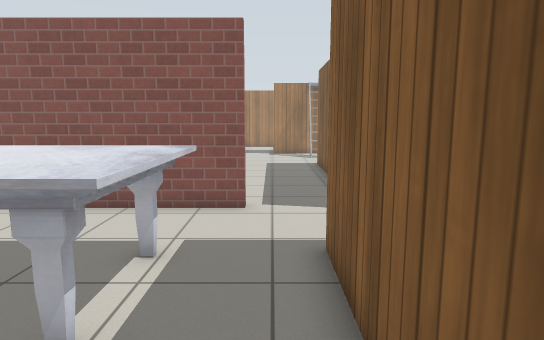
View 1 (above)

24 first-person views from a walk through a Gazebo world. The camera is 1.2 m above the floor, tilts 8° down and sees 75° across. The floor is counted in squares, 0.5 m on a side. Each view is taken from the middle of a square. On the plan, view 1 faces up. The plan holds only what a view shows up to about 20 squares ahead; the rest is blank. Simple patterns stand in for the simulator's built-in surfaces.

View 2
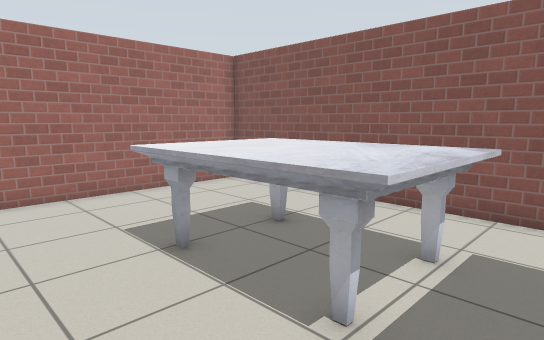

View 3
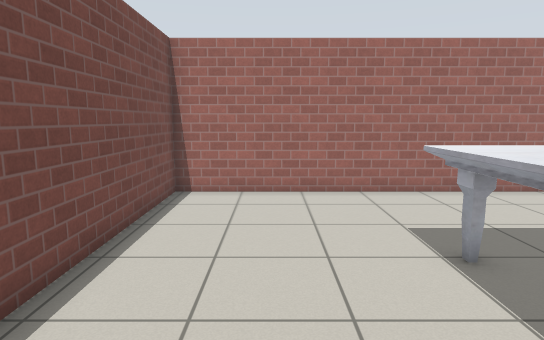

View 4
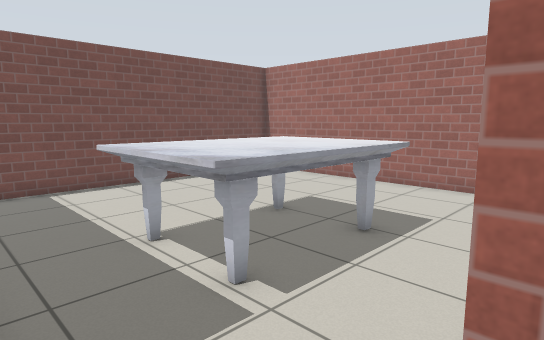

View 5
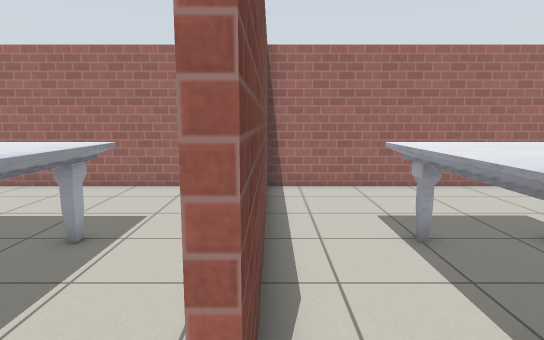

View 6
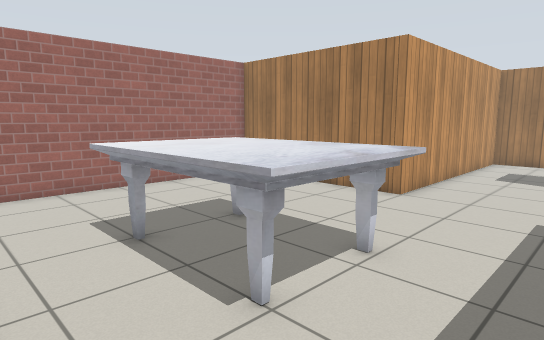

View 7
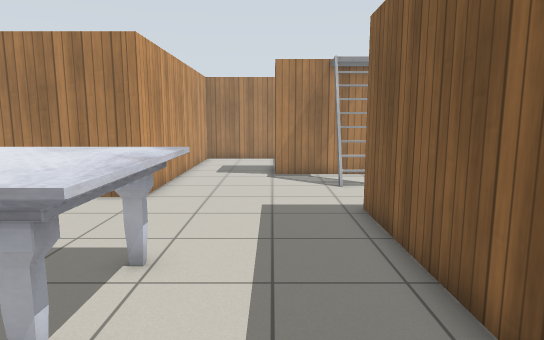

View 8
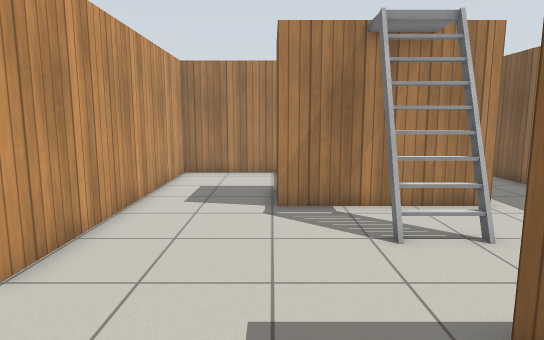

View 9
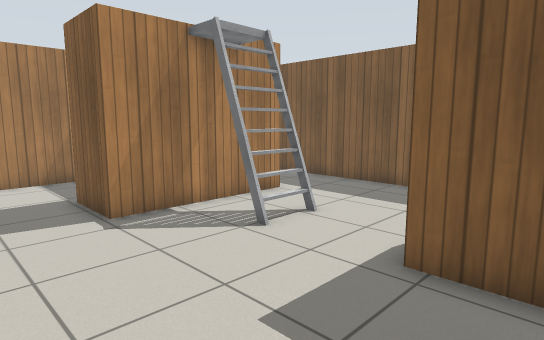

View 10
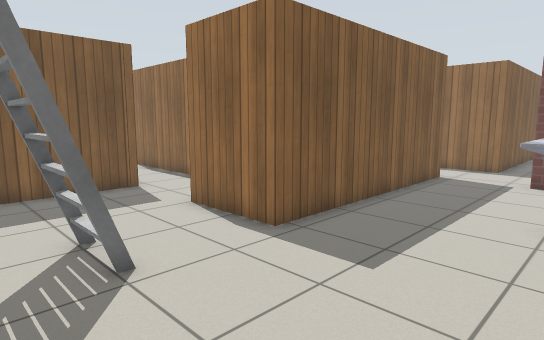

View 11
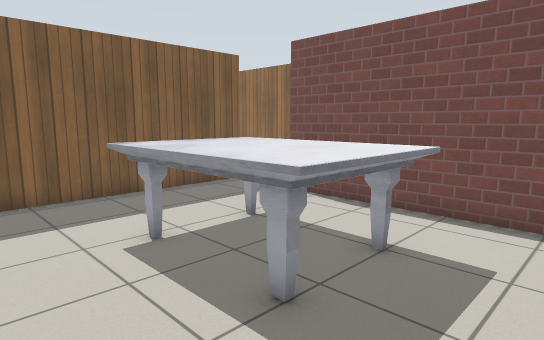

View 12
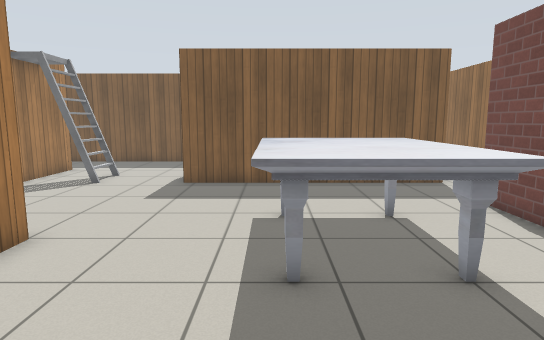

View 13
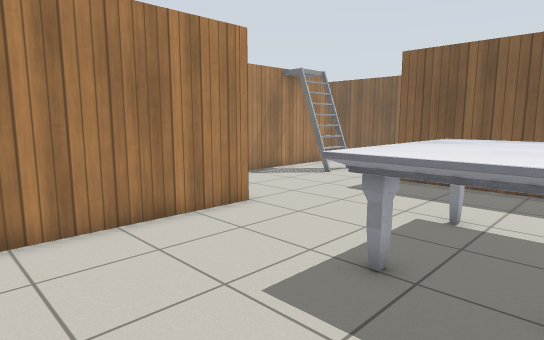

View 14
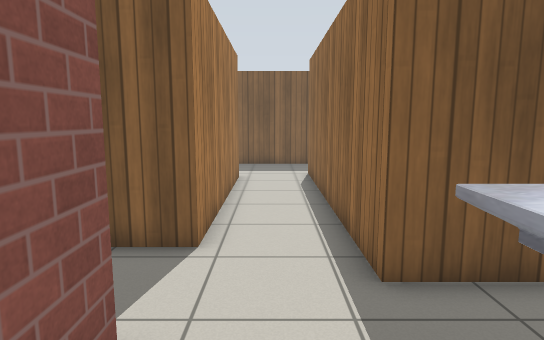

View 15
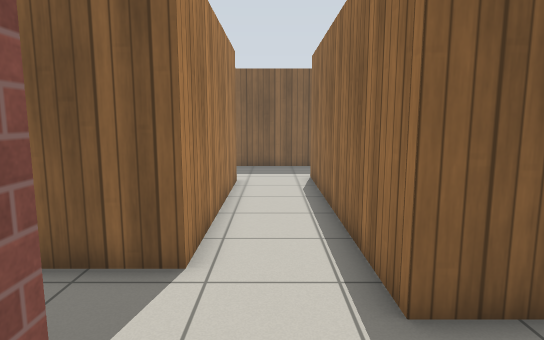

View 16
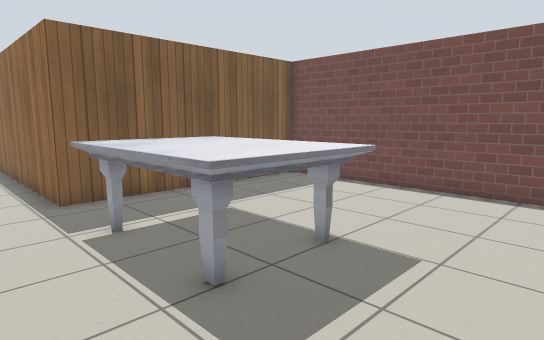

View 17
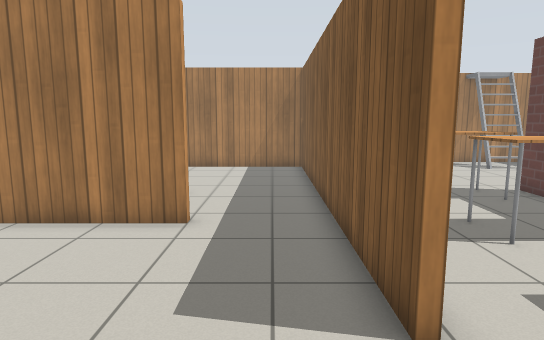

View 18
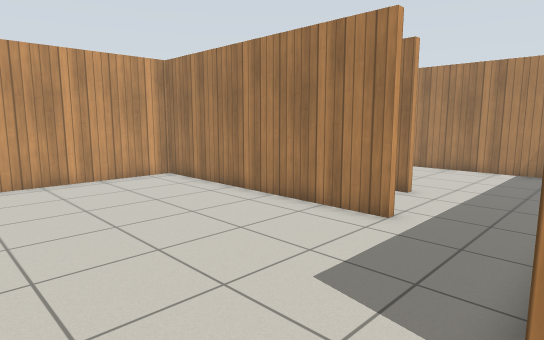

View 19
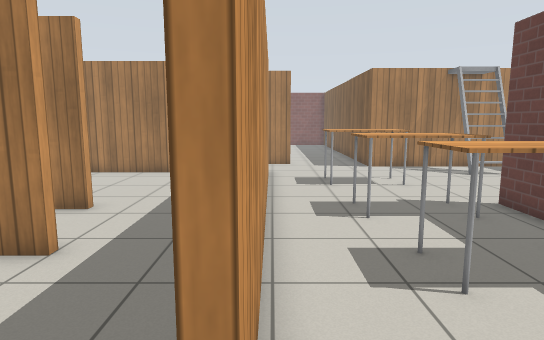

View 20
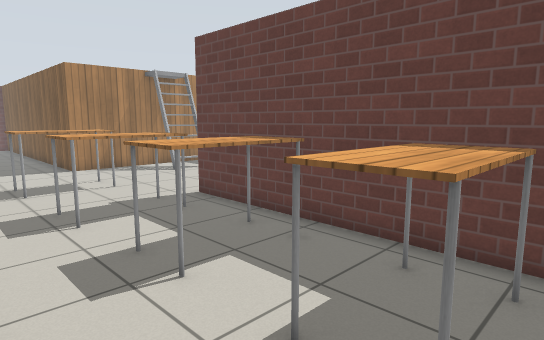

View 21
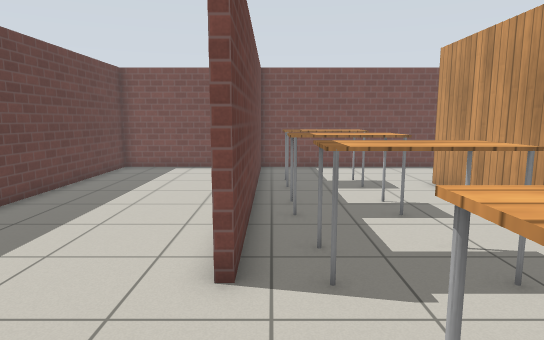

View 22
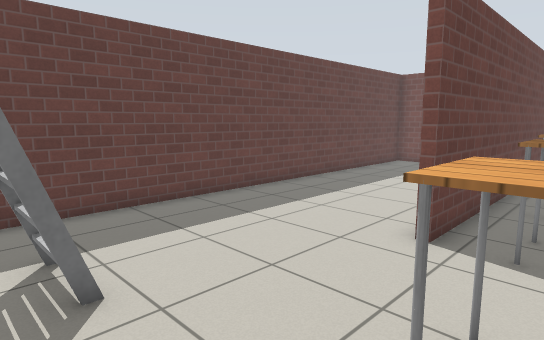

View 23
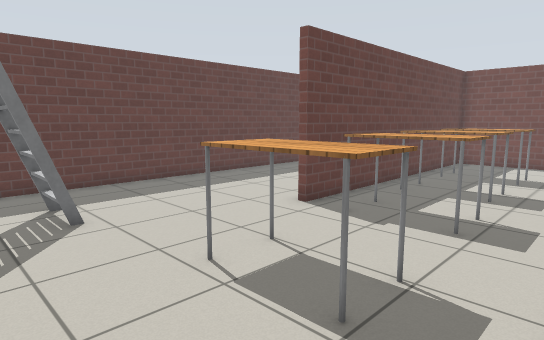

View 24
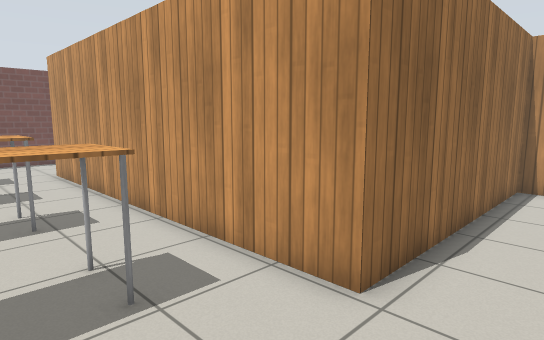

### Floor plan
Ten units are one square. View 1 is at (0, 0); x grows to the right and y downward. Boxes are objects, and circles mark ways between rooms. Rooms are numbered by the first view taken in them; rooms with no view inside come last. Other rooms are left out.
<svg viewBox="-123 -327 424 365">
<path fill="none" stroke="#000" d="M-6 -95 -118 -95 -118 33 10 33 10 -64 120 -64M110 -95 25 -95M155 -54 155 -84M63 -257 2 -257 2 -282M95 -194 95 -311M25 -95 25 -194 60 -194M14 -322 -40 -322 -40 -210 -118 -210 -118 -97M-90 -98 -6 -98M-111 -98 -105 -98M121 -61 13 -61 13 3M155 -15 155 -54M135 33 155 33M251 33 296 33 296 -164M285 -184 211 -184M171 -194 158 -194M155 33 226 33 226 -101M60 -166 158 -166 158 -15M211 -184 211 -237"/>
<rect x="-75" y="-75" width="70" height="50" fill="#bbb"><title>marble table</title></rect>
<rect x="-75" y="-165" width="70" height="50" fill="#bbb"><title>marble table</title></rect>
<rect x="15" y="-245" width="30" height="20" fill="#bbb"><title>ladder</title></rect>
<rect x="175" y="-105" width="40" height="20" fill="#bbb"><title>table</title></rect>
<rect x="175" y="-155" width="40" height="30" fill="#bbb"><title>table</title></rect>
<rect x="185" y="-25" width="40" height="20" fill="#bbb"><title>table</title></rect>
<rect x="185" y="-65" width="40" height="20" fill="#bbb"><title>table</title></rect>
<rect x="245" y="-175" width="30" height="20" fill="#bbb"><title>ladder</title></rect>
<circle cx="5" cy="-100" r="3" fill="#2a7"/>
<circle cx="140" cy="-60" r="3" fill="#2a7"/>
<circle cx="80" cy="-190" r="3" fill="#2a7"/>
<circle cx="160" cy="5" r="3" fill="#2a7"/>
<circle cx="190" cy="-195" r="3" fill="#2a7"/>
<text x="-30" y="-40">1</text>
<text x="-10" y="-200">2</text>
<text x="80" y="-20">3</text>
<text x="220" y="-80">4</text>
<text x="150" y="-230">5</text>
</svg>
Room 1 opens to room 2. Room 1 opens to room 3. Room 2 opens to room 4. Room 3 opens to room 4. Room 4 opens to room 5.

Where each view was taken, in squares from view 1:
view 1: 0 up, 0 right, facing up
view 2: 0 up, 0 right, facing up-left
view 3: 0 up, 0 right, facing left
view 4: 10 up, 1 right, facing down-left
view 5: 10 up, 1 right, facing left
view 6: 10 up, 1 right, facing up-left
view 7: 10 up, 0 right, facing up
view 8: 16 up, 0 right, facing up
view 9: 17 up, 3 left, facing up-right
view 10: 25 up, 3 left, facing down-right
view 11: 19 up, 9 left, facing down-right
view 12: 16 up, 11 left, facing right
view 13: 13 up, 11 left, facing up-right
view 14: 8 up, 4 left, facing right
view 15: 8 up, 3 left, facing right
view 16: 9 up, 10 left, facing down-right
view 17: 2 down, 14 right, facing up
view 18: 2 down, 16 right, facing up-left
view 19: 0 up, 16 right, facing up
view 20: 0 up, 16 right, facing up-right
view 21: 15 up, 22 right, facing down
view 22: 17 up, 20 right, facing down-right
view 23: 18 up, 16 right, facing down-right
view 24: 19 up, 20 right, facing down-left
